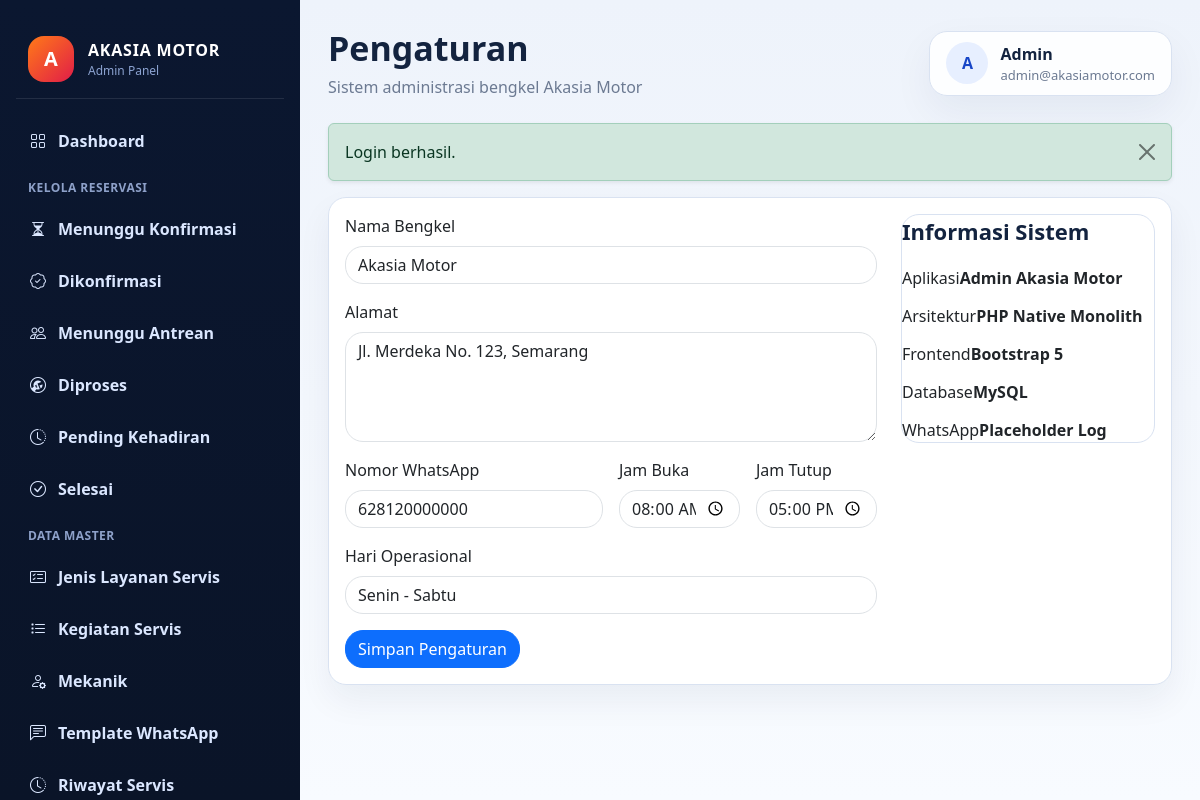
The app's page /index.php?page=pengaturan (signed in) with its own data.
### tables this page shows
CREATE TABLE `pengaturan` (
  `id` int(11) NOT NULL,
  `nama_bengkel` varchar(100) NOT NULL,
  `alamat` text DEFAULT NULL,
  `no_whatsapp` varchar(20) DEFAULT NULL,
  `jam_buka` time DEFAULT NULL,
  `jam_tutup` time DEFAULT NULL,
  `hari_operasional` varchar(100) DEFAULT NULL,
  `updated_at` timestamp NOT NULL DEFAULT current_timestamp() ON UPDATE current_timestamp()
);

### index.php (called while the page is built, shortened)
<?php
$page = $_GET['page'] ?? 'dashboard';
$pageFile = __DIR__ . '/pages/' . $page . '.php';
require __DIR__ . '/layout/header.php';
require __DIR__ . '/layout/sidebar.php';
require $pageFile;
require __DIR__ . '/layout/footer.php';

### pages/pengaturan.php (the view, shortened to what this page needs)
<?php
$pengaturanStmt = $pdo->query("
    SELECT id, nama_bengkel, alamat, no_whatsapp, jam_buka, jam_tutup, hari_operasional
    FROM pengaturan
    ORDER BY id ASC
    LIMIT 1
");
$pengaturanBengkel = $pengaturanStmt->fetch();
?>
<div class="card border-0 shadow-sm">
    <div class="card-body">
        <div class="row g-4">
            <div class="col-12 col-xl-8">
                <form method="post" action="index.php?page=pengaturan">
                    <div class="row g-3">
                        <div class="col-12">
                            <label class="form-label">Nama Bengkel</label>
                            <input type="text" name="nama_bengkel" class="form-control" value="<?= htmlspecialchars($pengaturanBengkel['nama_bengkel']) ?>">
                        </div>
                        <div class="col-12">
                            <label class="form-label">Alamat</label>
                            <textarea name="alamat" class="form-control" rows="4"><?= htmlspecialchars($pengaturanBengkel['alamat']) ?></textarea>
                        </div>
                        <div class="col-md-6">
                            <label class="form-label">Nomor WhatsApp</label>
                            <input type="text" name="no_whatsapp" class="form-control" value="<?= htmlspecialchars($pengaturanBengkel['no_whatsapp']) ?>">
                        </div>
                        <div class="col-md-3">
                            <label class="form-label">Jam Buka</label>
                            <input type="time" name="jam_buka" class="form-control" value="<?= htmlspecialchars(substr((string) $pengaturanBengkel['jam_buka'], 0, 5)) ?>">
                        </div>
                        <div class="col-md-3">
                            <label class="form-label">Jam Tutup</label>
                            <input type="time" name="jam_tutup" class="form-control" value="<?= htmlspecialchars(substr((string) $pengaturanBengkel['jam_tutup'], 0, 5)) ?>">
                        </div>
                        <div class="col-12">
                            <label class="form-label">Hari Operasional</label>
                            <input type="text" name="hari_operasional" class="form-control" value="<?= htmlspecialchars($pengaturanBengkel['hari_operasional']) ?>">
                        </div>
                        <div class="col-12">
                            <button type="submit" class="btn btn-primary">Simpan Pengaturan</button>
                        </div>
                    </div>
                </form>
            </div>
            <div class="col-12 col-xl-4">
                <div class="setting-box">
                    <div class="section-title">Informasi Sistem</div>
                    <div class="detail-list">
                        <div><span>Aplikasi</span><strong>Admin Akasia Motor</strong></div>
                        <div><span>Arsitektur</span><strong>PHP Native Monolith</strong></div>
                        <div><span>Frontend</span><strong>Bootstrap 5</strong></div>
                        <div><span>Database</span><strong>MySQL</strong></div>
                        <div><span>WhatsApp</span><strong>Placeholder Log</strong></div>
                    </div>
                </div>
            </div>
        </div>
    </div>
</div>

### assets/css/style.css (style rules this page uses)
:root { --sidebar-bg: #0b1730; --sidebar-soft: #11244a; --sidebar-active: #2258d8; --sidebar-text: #dbe7ff; --body-bg: #f4f7fb; --surface: #ffffff; --border: #d9e2f1; --title: #13233f; --muted: #6c7a92; --success-soft: #e9fbf0; --warning-soft: #fff5de; --danger-soft: #fff0ef; --status-1-bg: #e3f2fd; --status-1-text: #1565c0; --status-2-bg: #e8f5e9; --status-2-text: #2e7d32; --status-3-bg: #fff3e0; --status-3-text: #ef6c00; --status-4-bg: #fce4ec; --status-4-text: #c2185b; --status-5-bg: #f3e5f5; --status-5-text: #7b1fa2; --status-6-bg: #e0f2f1; --status-6-text: #00695c; }
* { box-sizing: border-box; }
body { margin: 0; font-family: "Segoe UI", Tahoma, Geneva, Verdana, sans-serif; background: linear-gradient(180deg, #eef3fb 0%, #f8fbff 100%); color: var(--title); overflow-x: hidden; }
.card, .topbar-user, .form-control, .form-select, .btn, .modal-content { border-radius: 18px; }
.card { border: 1px solid var(--border) !important; box-shadow: 0 16px 34px rgba(16, 37, 74, 0.06) !important; }
.section-title { font-size: 22px; font-weight: 800; color: var(--title); margin-bottom: 18px; }
.detail-list { display: flex; flex-direction: column; gap: 14px; }
.checklist-box, .setting-box, .form-panel { background: #fff; border: 1px solid var(--border); border-radius: 18px; }

### records on screen
pengaturan: nama_bengkel "Akasia Motor", alamat "Jl. Merdeka No. 123, Semarang", no_whatsapp "628120000000", jam_buka "08:00", jam_tutup "17:00", hari_operasional "Senin - Sabtu"

### other values on screen
$pageTitle "Pengaturan"
substr($adminUser['nama'] ?? 'A', 0, 1) "A"
$adminUser['nama'] "Admin"
$adminUser['email'] "admin@akasiamotor.com"
$flash['message'] "Login berhasil."
